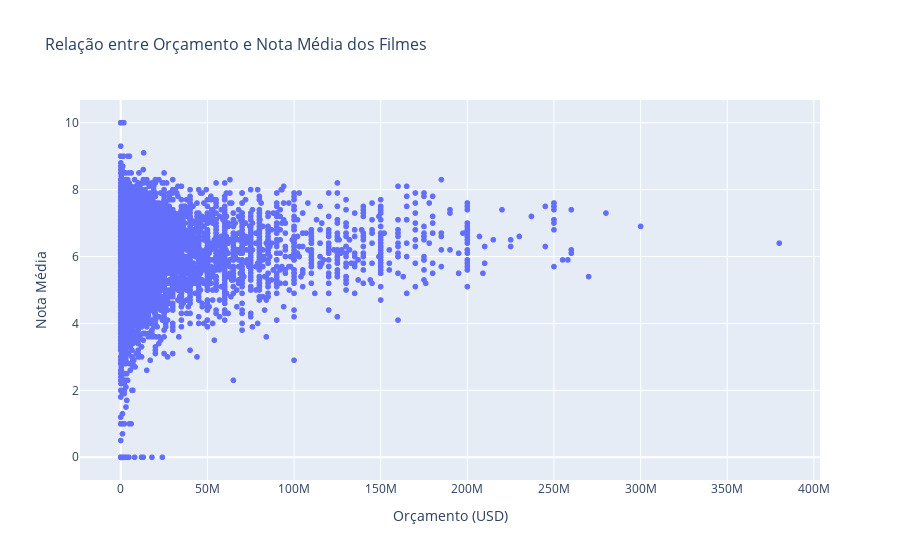

Write notebook code for a chart like this one.
### Code cell
# Criando o gráfico de dispersão interativo
fig = px.scatter(movies_metadata, x='budget', y='vote_average',
                 labels={'budget': 'Orçamento (USD)', 'vote_average': 'Nota Média'},
                 title='Relação entre Orçamento e Nota Média dos Filmes')

# Ajustando o layout do gráfico
fig.update_layout(title_font_size=16, xaxis_title_font_size=14, yaxis_title_font_size=14)

# Exibindo o gráfico interativo
fig.show()

### Figure 1 — Plotly figure (JSON) as saved in the notebook; plotly's stock layout.template omitted (floating-point values rounded to 4 significant figures; data arrays with more than 128 entries replaced by an {"elided": "..."} marker saying what was removed)
{"data": [{"hovertemplate": "Orçamento (USD)=%{x}<br>Nota Média=%{y}<extra></extra>", "legendgroup": "", "marker": {"color": "#636efa", "symbol": "circle"}, "mode": "markers", "name": "", "showlegend": false, "type": "scattergl", "x": {"elided": "45346 int values"}, "xaxis": "x", "y": {"elided": "45346 float values"}, "yaxis": "y"}], "layout": {"legend": {"tracegroupgap": 0}, "title": {"font": {"size": 16}, "text": "Relação entre Orçamento e Nota Média dos Filmes"}, "xaxis": {"anchor": "y", "domain": [0, 1], "title": {"font": {"size": 14}, "text": "Orçamento (USD)"}}, "yaxis": {"anchor": "x", "domain": [0, 1], "title": {"font": {"size": 14}, "text": "Nota Média"}}}}
